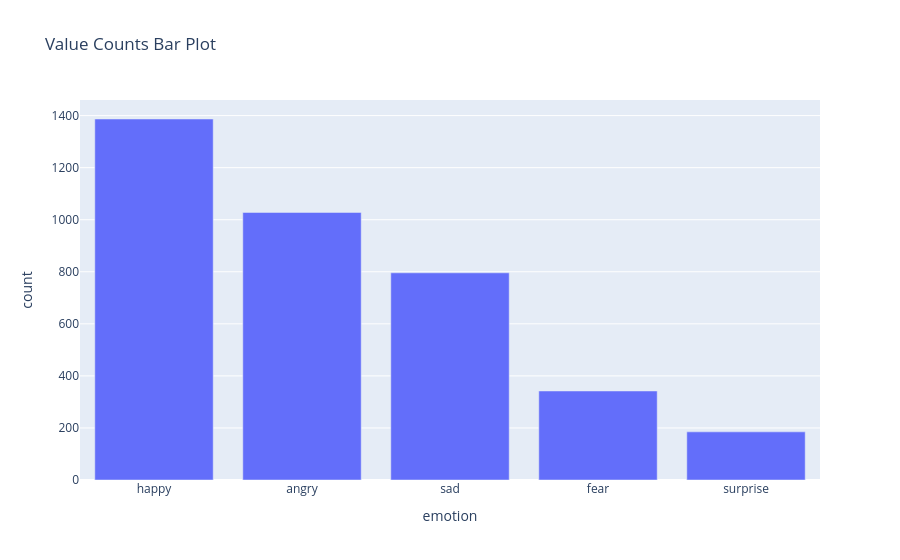

Source (notebook cell):
### Code cell
pixabay_df = combine_and_eda(file_list=pixabay_v3)

### Figure 1 — Plotly figure (JSON) as saved in the notebook; plotly's stock layout.template omitted (floating-point values rounded to 4 significant figures)
{"data": [{"hovertemplate": "emotion=%{x}<br>count=%{y}<extra></extra>", "legendgroup": "", "marker": {"color": "#636efa", "pattern": {"shape": ""}}, "name": "", "orientation": "v", "showlegend": false, "textposition": "auto", "type": "bar", "x": ["happy", "angry", "sad", "fear", "surprise"], "xaxis": "x", "y": [1387, 1028, 796, 342, 185], "yaxis": "y"}], "layout": {"barmode": "relative", "legend": {"tracegroupgap": 0}, "title": {"text": "Value Counts Bar Plot"}, "xaxis": {"anchor": "y", "domain": [0, 1], "title": {"text": "emotion"}}, "yaxis": {"anchor": "x", "domain": [0, 1], "title": {"text": "count"}}}}
